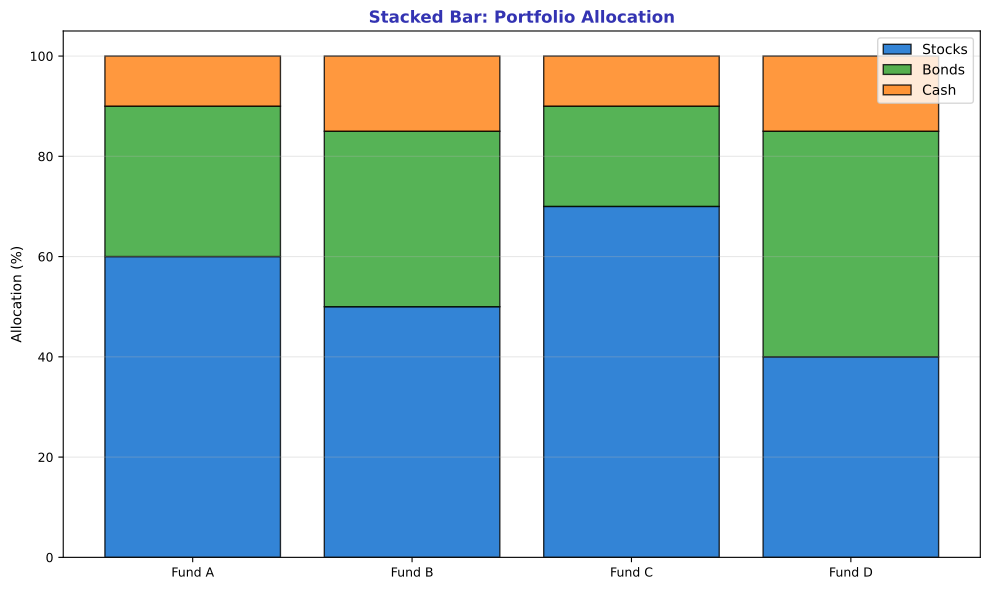

Generate this figure with Python:
"""Stacked Bar - Portfolio Allocation"""
import matplotlib.pyplot as plt
import numpy as np
from pathlib import Path

plt.rcParams.update({
    'font.size': 10, 'axes.labelsize': 10, 'axes.titlesize': 11,
    'xtick.labelsize': 9, 'ytick.labelsize': 9, 'legend.fontsize': 9,
    'figure.figsize': (10, 6), 'figure.dpi': 150
})

MLPURPLE = '#3333B2'
MLBLUE = '#0066CC'
MLGREEN = '#2CA02C'
MLORANGE = '#FF7F0E'

fig, ax = plt.subplots(figsize=(10, 6))

categories = ['Fund A', 'Fund B', 'Fund C', 'Fund D']
stocks = [60, 50, 70, 40]
bonds = [30, 35, 20, 45]
cash = [10, 15, 10, 15]

ax.bar(categories, stocks, color=MLBLUE, alpha=0.8, label='Stocks', edgecolor='black')
ax.bar(categories, bonds, bottom=stocks, color=MLGREEN, alpha=0.8, label='Bonds', edgecolor='black')
ax.bar(categories, cash, bottom=np.array(stocks)+np.array(bonds), color=MLORANGE, alpha=0.8, label='Cash', edgecolor='black')

ax.set_title('Stacked Bar: Portfolio Allocation', fontsize=12, fontweight='bold', color=MLPURPLE)
ax.set_ylabel('Allocation (%)', fontsize=10)
ax.legend(fontsize=10)
ax.grid(axis='y', alpha=0.3)

plt.tight_layout()
plt.savefig(Path(__file__).parent / 'chart.pdf', dpi=300, bbox_inches='tight')
plt.close()
